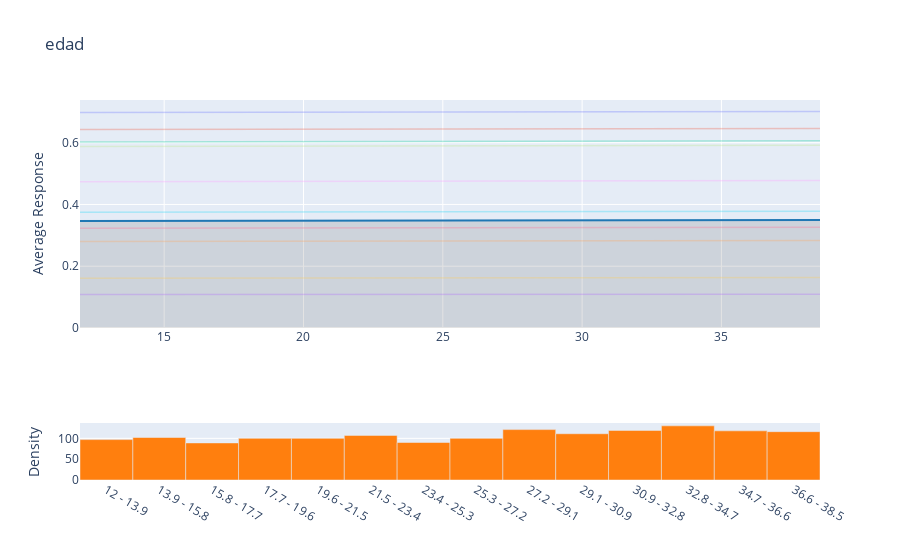

The cell this chart's notebook holds for it:
### Code cell
#  Interpretación 
interpret_model(tune_lr, plot='pdp')

### Figure 1 — Plotly figure (JSON) as saved in the notebook; plotly's stock layout.template omitted (floating-point values rounded to 4 significant figures)
{"data": [{"fill": "tonexty", "fillcolor": "rgba(68, 68, 68, 0.15)", "line": {"color": "#1f77b4"}, "mode": "lines", "name": "Main", "type": "scatter", "x": [11.98, 15.24, 18.34, 21.81, 25.16, 27.95, 30.68, 33.35, 35.96, 38.54], "xaxis": "x", "y": [0.3468, 0.3472, 0.3476, 0.348, 0.3484, 0.3487, 0.349, 0.3493, 0.3496, 0.3499], "yaxis": "y"}, {"connectgaps": true, "line": {"width": 1.5}, "mode": "lines", "name": "Background: 1", "opacity": 0.3, "type": "scatter", "x": [11.98, 15.24, 18.34, 21.81, 25.16, 27.95, 30.68, 33.35, 35.96, 38.54], "xaxis": "x", "y": [0.6425, 0.6429, 0.6433, 0.6438, 0.6443, 0.6447, 0.645, 0.6454, 0.6458, 0.6461], "yaxis": "y"}, {"connectgaps": true, "line": {"width": 1.5}, "mode": "lines", "name": "Background: 2", "opacity": 0.3, "type": "scatter", "x": [11.98, 15.24, 18.34, 21.81, 25.16, 27.95, 30.68, 33.35, 35.96, 38.54], "xaxis": "x", "y": [0.6024, 0.6028, 0.6033, 0.6038, 0.6043, 0.6047, 0.6051, 0.6054, 0.6058, 0.6062], "yaxis": "y"}, {"connectgaps": true, "line": {"width": 1.5}, "mode": "lines", "name": "Background: 3", "opacity": 0.3, "type": "scatter", "x": [11.98, 15.24, 18.34, 21.81, 25.16, 27.95, 30.68, 33.35, 35.96, 38.54], "xaxis": "x", "y": [0.1081, 0.1083, 0.1084, 0.1086, 0.1088, 0.109, 0.1092, 0.1093, 0.1095, 0.1096], "yaxis": "y"}, {"connectgaps": true, "line": {"width": 1.5}, "mode": "lines", "name": "Background: 4", "opacity": 0.3, "type": "scatter", "x": [11.98, 15.24, 18.34, 21.81, 25.16, 27.95, 30.68, 33.35, 35.96, 38.54], "xaxis": "x", "y": [0.28, 0.2803, 0.2807, 0.2811, 0.2816, 0.2819, 0.2822, 0.2825, 0.2829, 0.2832], "yaxis": "y"}, {"connectgaps": true, "line": {"width": 1.5}, "mode": "lines", "name": "Background: 5", "opacity": 0.3, "type": "scatter", "x": [11.98, 15.24, 18.34, 21.81, 25.16, 27.95, 30.68, 33.35, 35.96, 38.54], "xaxis": "x", "y": [0.3746, 0.375, 0.3755, 0.376, 0.3764, 0.3768, 0.3772, 0.3776, 0.378, 0.3783], "yaxis": "y"}, {"connectgaps": true, "line": {"width": 1.5}, "mode": "lines", "name": "Background: 6", "opacity": 0.3, "type": "scatter", "x": [11.98, 15.24, 18.34, 21.81, 25.16, 27.95, 30.68, 33.35, 35.96, 38.54], "xaxis": "x", "y": [0.3231, 0.3235, 0.3239, 0.3244, 0.3248, 0.3252, 0.3256, 0.3259, 0.3262, 0.3266], "yaxis": "y"}, {"connectgaps": true, "line": {"width": 1.5}, "mode": "lines", "name": "Background: 7", "opacity": 0.3, "type": "scatter", "x": [11.98, 15.24, 18.34, 21.81, 25.16, 27.95, 30.68, 33.35, 35.96, 38.54], "xaxis": "x", "y": [0.5879, 0.5884, 0.5888, 0.5893, 0.5898, 0.5902, 0.5906, 0.591, 0.5914, 0.5918], "yaxis": "y"}, {"connectgaps": true, "line": {"width": 1.5}, "mode": "lines", "name": "Background: 8", "opacity": 0.3, "type": "scatter", "x": [11.98, 15.24, 18.34, 21.81, 25.16, 27.95, 30.68, 33.35, 35.96, 38.54], "xaxis": "x", "y": [0.4736, 0.4741, 0.4745, 0.4751, 0.4756, 0.476, 0.4764, 0.4768, 0.4772, 0.4776], "yaxis": "y"}, {"connectgaps": true, "line": {"width": 1.5}, "mode": "lines", "name": "Background: 9", "opacity": 0.3, "type": "scatter", "x": [11.98, 15.24, 18.34, 21.81, 25.16, 27.95, 30.68, 33.35, 35.96, 38.54], "xaxis": "x", "y": [0.161, 0.1612, 0.1615, 0.1618, 0.162, 0.1623, 0.1625, 0.1627, 0.1629, 0.1631], "yaxis": "y"}, {"connectgaps": true, "line": {"width": 1.5}, "mode": "lines", "name": "Background: 10", "opacity": 0.3, "type": "scatter", "x": [11.98, 15.24, 18.34, 21.81, 25.16, 27.95, 30.68, 33.35, 35.96, 38.54], "xaxis": "x", "y": [0.698, 0.6984, 0.6988, 0.6992, 0.6997, 0.7, 0.7003, 0.7007, 0.701, 0.7013], "yaxis": "y"}, {"hovertemplate": "(%{hovertext}): %{y}", "hovertext": ["12 - 13.9", "13.9 - 15.8", "15.8 - 17.7", "17.7 - 19.6", "19.6 - 21.5", "21.5 - 23.4", "23.4 - 25.3", "25.3 - 27.2", "27.2 - 29.1", "29.1 - 30.9", "30.9 - 32.8", "32.8 - 34.7", "34.7 - 36.6", "36.6 - 38.5"], "marker": {"color": "#ff7f0e"}, "name": "Distribution", "type": "bar", "x": [12.93, 14.82, 16.72, 18.62, 20.52, 22.41, 24.31, 26.21, 28.1, 30.0, 31.9, 33.8, 35.69, 37.59], "xaxis": "x2", "y": [97, 102, 89, 100, 100, 107, 90, 100, 121, 111, 119, 130, 118, 116], "yaxis": "y2"}], "layout": {"bargap": 0, "showlegend": false, "title": {"text": "edad"}, "xaxis": {"anchor": "y", "domain": [0, 1], "matches": "x"}, "xaxis2": {"anchor": "y2", "domain": [0, 1], "matches": "x", "tickmode": "array", "ticktext": ["12 - 13.9", "13.9 - 15.8", "15.8 - 17.7", "17.7 - 19.6", "19.6 - 21.5", "21.5 - 23.4", "23.4 - 25.3", "25.3 - 27.2", "27.2 - 29.1", "29.1 - 30.9", "30.9 - 32.8", "32.8 - 34.7", "34.7 - 36.6", "36.6 - 38.5"], "tickvals": [12.93, 14.82, 16.72, 18.62, 20.52, 22.41, 24.31, 26.21, 28.1, 30.0, 31.9, 33.8, 35.69, 37.59], "title": {"text": ""}}, "yaxis": {"anchor": "x", "domain": [0.4, 1], "title": {"text": "Average Response"}}, "yaxis2": {"anchor": "x2", "domain": [0, 0.15], "title": {"text": "Density"}}}}
